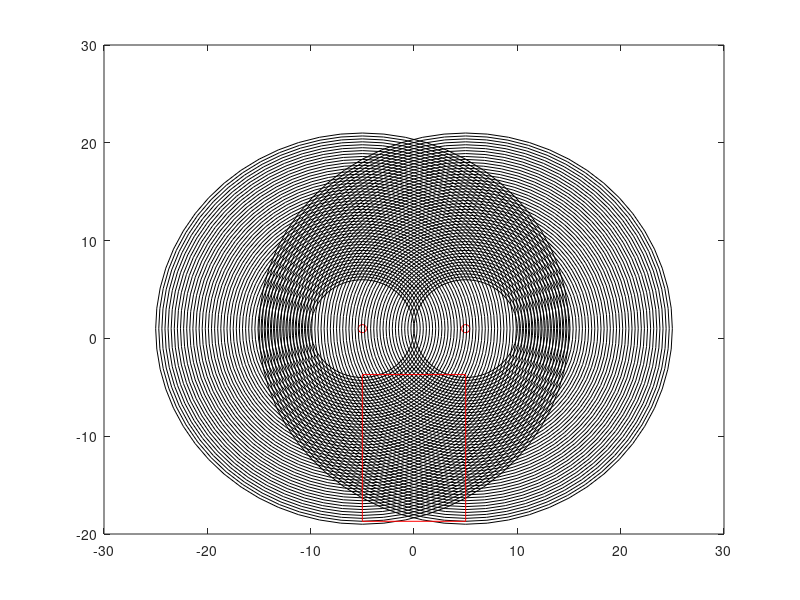

This figure's MATLAB source:
polar1=[-5,1];
polar2=[5,1];
delta_r=0.3;
num_of_circle=50;
min_r=(polar2(1)-polar1(1))/2;

plot(polar1(1),polar1(2),'ro');
hold on;
plot(polar2(1),polar2(2),'ro');
for n = [0:num_of_circle]
    r=min_r+n*delta_r;
    rectangle('position',[polar1(1)-r,polar1(2)-r,2*r,2*r],'curvature',[1,1]);
    rectangle('position',[polar2(1)-r,polar2(2)-r,2*r,2*r],'curvature',[1,1]);
end
rectangle('position',[polar1(1),polar1(2)-r+delta_r,polar2(1)-polar1(1),r-min_r],'edgecolor','r')
hold off;